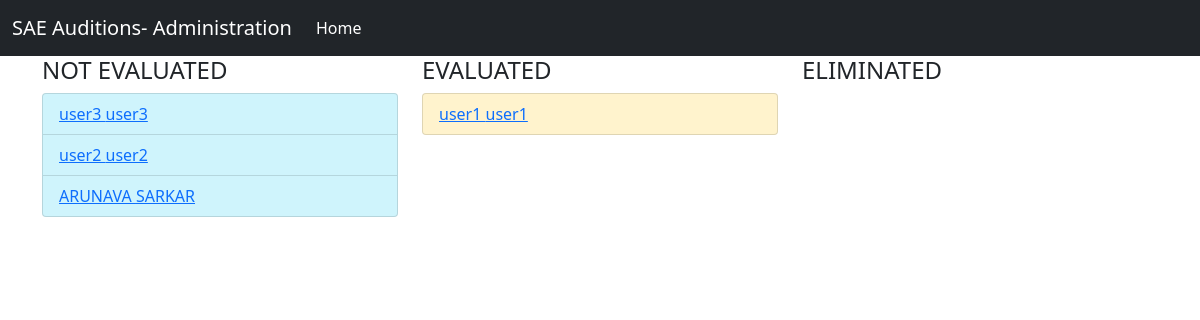
Page /administrator/ on the earlier database version.
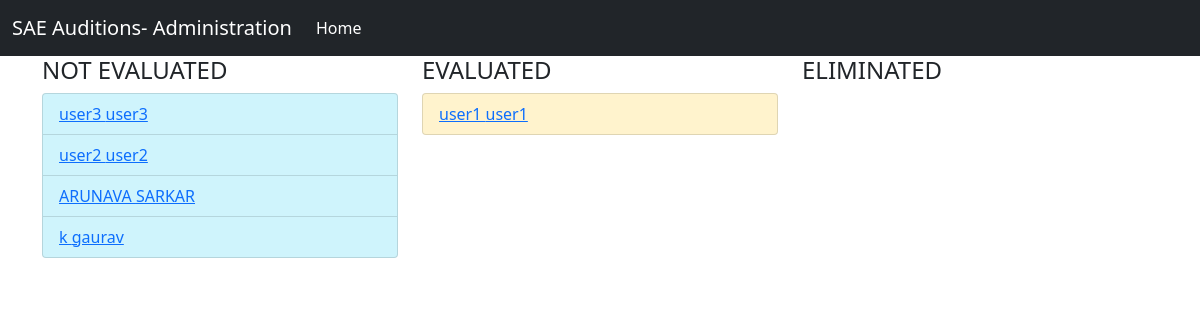
Same page on the later database version.
### accounts/models.py (models this page shows, shortened)
class Profile(models.Model):
    status = [
        (1,'NOT_EVALUATED'),
        (2,'EVALUATED'),
        (3,'ELIMINATED'),
    ]
    user = models.OneToOneField(User,on_delete=CASCADE)
    curr_round = models.IntegerField(default=1)
    current_status = models.IntegerField(choices=status,default=1)

### administrator/views.py (the view)
# urls.py: path('',views.index, name='landing'),
def index(request):
    not_evaluated = Profile.objects.filter(current_status = 1)
    evaluated = Profile.objects.filter(current_status = 2)
    eliminated = Profile.objects.filter(current_status = 3)
    data = {}
    data['not_evaluated'] = not_evaluated
    data['evaluated'] = evaluated
    data['eliminated'] = eliminated
    return render(request,'administrator/dashboard.html',{'data':data})

### administrator/templates/administrator/dashboard.html (shortened to what this page needs)
{% extends 'base3.html' %}
{% block content %}
  <div class="container">
    <div class="row">
      <div class="col-4">
        <h4>NOT EVALUATED</h4>
        <ul class="list-group">
          {% for i in data.not_evaluated%}
            <li class="list-group-item list-group-item-info"> <a href="{% url 'response_detail' i.id %}">{{i.user.first_name}} {{i.user.last_name}}</a></li>
          {% endfor %}
        </ul>
      </div>
      <div class="col-4">
        <h4>EVALUATED</h4>
        <ul class="list-group">
          {% for i in data.evaluated%}
            <li class="list-group-item list-group-item-warning"><a href="{% url 'response_detail' i.id %}">{{i.user.first_name}} {{i.user.last_name}}</a></li>
          {% endfor %}
        </ul>
      </div>
      <div class="col-4">
        <h4>ELIMINATED</h4>
      </div>
    </div>
  </div>
{% endblock %}

Differences in the rows shown:
added Profile: user.first_name "k", user.last_name "gaurav", shown under "NOT EVALUATED"
